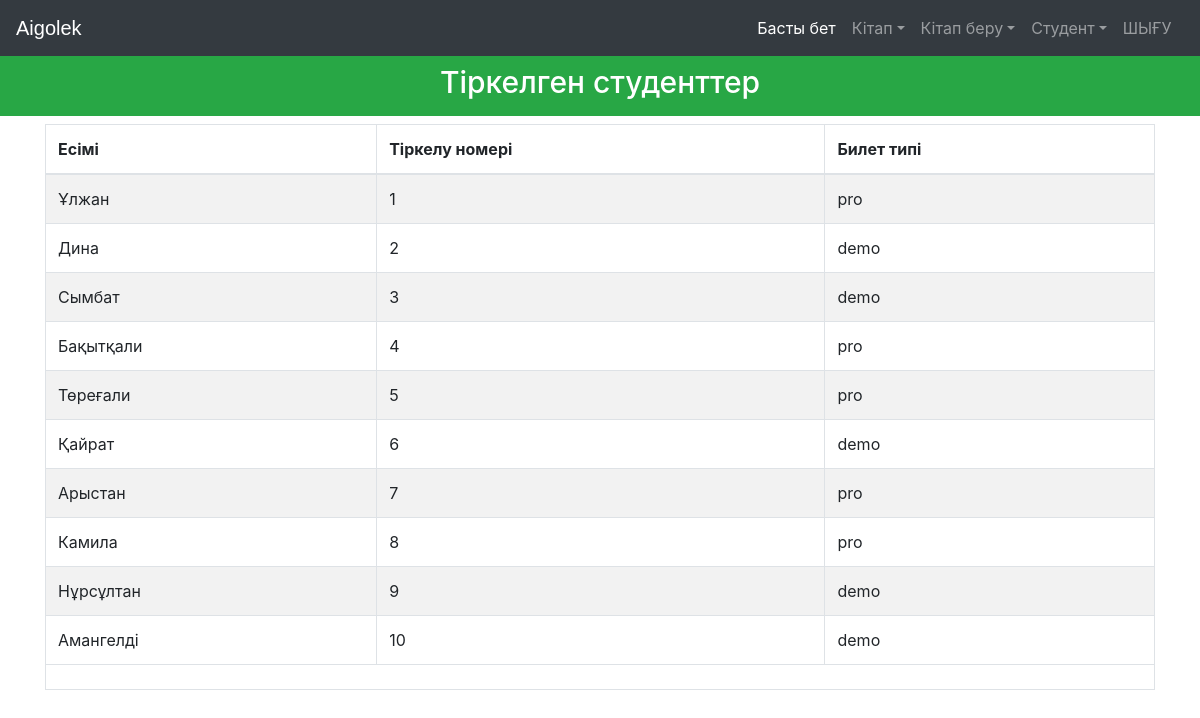
Page /viewstudent (signed in) on the committed database.
### library/models.py (models this page shows, shortened)
class StudentExtra(models.Model):
    user=models.OneToOneField(User,on_delete=models.CASCADE)
    enrollment = models.CharField(max_length=40)
    branch = models.CharField(max_length=40)
    @property
    def get_name(self):
        return self.user.first_name

### library/views.py (the view)
# urls.py: path('viewstudent', views.viewstudent_view),
@login_required(login_url='adminlogin')
@user_passes_test(is_admin)
def viewstudent_view(request):
    students=models.StudentExtra.objects.all()
    return render(request,'library/viewstudent.html',{'students':students})

### library/views.py (called while the page is built)
def is_admin(user):
    return user.groups.filter(name='ADMIN').exists()

### templates/library/viewstudent.html (shortened to what this page needs)
<!DOCTYPE html>
<html lang="en" dir="ltr">
  <head>
  </head>
  <body>
    {% include "library/navbaradmin.html" %}
    <br>
    <br>
    <h3 class="p-3 mb-2 bg-success text-white" style = 'font-size: 30px;text-align:center;'>Тіркелген студенттер</h3>
    {% if students%}
<div class="container">
  <table class="table table-hover table-condensed table-striped table-bordered">
    <thead>
    <tr>
    <th>Есімі</th>
    <th>Тіркелу номері</th>
    <th>Билет типі</th>
    </tr>
    </thead>
    <tfoot>
    <tr>
    <td colspan="3">
    </td>
    </tr>
    </tfoot>
    <tbody>
      {% for s in students %}
        <tr>
          <td>{{s.get_name}}</td>
          <td>{{s.enrollment}}</td>
          <td>{{s.branch}}</td>
        </tr>
      {% endfor %}
    </tbody>
    </table>
</div>
{%else%}
<h1> Тіркелген студент жоқ</h1>
{%endif%}
<br><br><br><br><br><br>
<br><br><br>
  {% include "library/footer.html" %}
  </body>
</html>

### rows in the picture
StudentExtra: get_name "Ұлжан", enrollment "1", branch "pro"
StudentExtra: get_name "Дина", enrollment "2", branch "demo"
StudentExtra: get_name "Сымбат", enrollment "3", branch "demo"
StudentExtra: get_name "Бақытқали", enrollment "4", branch "pro"
StudentExtra: get_name "Төреғали", enrollment "5", branch "pro"
StudentExtra: get_name "Қайрат", enrollment "6", branch "demo"
StudentExtra: get_name "Арыстан", enrollment "7", branch "pro"
StudentExtra: get_name "Камила", enrollment "8", branch "pro"
StudentExtra: get_name "Нұрсұлтан", enrollment "9", branch "demo"
StudentExtra: get_name "Амангелді", enrollment "10", branch "demo"
